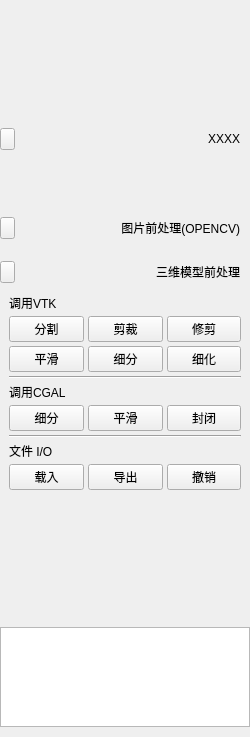
<?xml version="1.0" encoding="UTF-8"?>
<ui version="4.0">
 <class>FormLeft</class>
 <widget class="QWidget" name="FormLeft">
  <property name="geometry">
   <rect>
    <x>0</x>
    <y>0</y>
    <width>250</width>
    <height>737</height>
   </rect>
  </property>
  <property name="maximumSize">
   <size>
    <width>250</width>
    <height>16777215</height>
   </size>
  </property>
  <property name="windowTitle">
   <string>Form</string>
  </property>
  <layout class="QVBoxLayout" name="verticalLayout_2" stretch="0,0,0,0,0,0,0,0,0">
   <property name="spacing">
    <number>2</number>
   </property>
   <property name="leftMargin">
    <number>0</number>
   </property>
   <property name="topMargin">
    <number>0</number>
   </property>
   <property name="rightMargin">
    <number>0</number>
   </property>
   <property name="bottomMargin">
    <number>10</number>
   </property>
   <item>
    <layout class="QHBoxLayout" name="horizontalLayout_10" stretch="1">
     <property name="leftMargin">
      <number>6</number>
     </property>
     <property name="topMargin">
      <number>6</number>
     </property>
     <property name="rightMargin">
      <number>6</number>
     </property>
     <property name="bottomMargin">
      <number>20</number>
     </property>
     <item>
      <widget class="SliderBar" name="slider_bar" native="true">
       <property name="minimumSize">
        <size>
         <width>0</width>
         <height>100</height>
        </size>
       </property>
       <property name="maximumSize">
        <size>
         <width>16777215</width>
         <height>16777215</height>
        </size>
       </property>
      </widget>
     </item>
    </layout>
   </item>
   <item>
    <layout class="QHBoxLayout" name="horizontalLayout_9">
     <property name="spacing">
      <number>0</number>
     </property>
     <property name="leftMargin">
      <number>0</number>
     </property>
     <property name="topMargin">
      <number>0</number>
     </property>
     <property name="bottomMargin">
      <number>0</number>
     </property>
     <item>
      <widget class="QPushButton" name="btn_menubar1">
       <property name="minimumSize">
        <size>
         <width>15</width>
         <height>0</height>
        </size>
       </property>
       <property name="maximumSize">
        <size>
         <width>15</width>
         <height>30</height>
        </size>
       </property>
       <property name="text">
        <string/>
       </property>
       <property name="checkable">
        <bool>true</bool>
       </property>
       <property name="checked">
        <bool>false</bool>
       </property>
       <property name="autoRepeat">
        <bool>false</bool>
       </property>
       <property name="autoExclusive">
        <bool>false</bool>
       </property>
       <property name="background_color" stdset="0">
        <string>1</string>
       </property>
       <property name="CustomStyle" stdset="0">
        <string>switch</string>
       </property>
      </widget>
     </item>
     <item>
      <widget class="QLabel" name="label_menubar1">
       <property name="maximumSize">
        <size>
         <width>235</width>
         <height>16777215</height>
        </size>
       </property>
       <property name="text">
        <string>XXXX   </string>
       </property>
       <property name="alignment">
        <set>Qt::AlignRight|Qt::AlignTrailing|Qt::AlignVCenter</set>
       </property>
       <property name="border_no" stdset="0">
        <bool>true</bool>
       </property>
       <property name="background_color" stdset="0">
        <string>1</string>
       </property>
      </widget>
     </item>
    </layout>
   </item>
   <item>
    <widget class="QWidget" name="widget_menubar1" native="true">
     <property name="maximumSize">
      <size>
       <width>250</width>
       <height>16777215</height>
      </size>
     </property>
     <property name="background_color" stdset="0">
      <string>2</string>
     </property>
     <layout class="QVBoxLayout" name="verticalLayout_5">
      <item>
       <widget class="CpuMemoryLabel" name="label_cpu">
        <property name="sizePolicy">
         <sizepolicy hsizetype="Preferred" vsizetype="Preferred">
          <horstretch>0</horstretch>
          <verstretch>0</verstretch>
         </sizepolicy>
        </property>
        <property name="minimumSize">
         <size>
          <width>0</width>
          <height>45</height>
         </size>
        </property>
        <property name="maximumSize">
         <size>
          <width>16777215</width>
          <height>45</height>
         </size>
        </property>
        <property name="text">
         <string/>
        </property>
        <property name="alignment">
         <set>Qt::AlignCenter</set>
        </property>
        <property name="border_no" stdset="0">
         <bool>true</bool>
        </property>
       </widget>
      </item>
     </layout>
    </widget>
   </item>
   <item>
    <layout class="QHBoxLayout" name="horizontalLayout_15">
     <property name="spacing">
      <number>0</number>
     </property>
     <property name="leftMargin">
      <number>0</number>
     </property>
     <property name="topMargin">
      <number>0</number>
     </property>
     <property name="bottomMargin">
      <number>0</number>
     </property>
     <item>
      <widget class="QPushButton" name="btn_menubar2">
       <property name="minimumSize">
        <size>
         <width>15</width>
         <height>0</height>
        </size>
       </property>
       <property name="maximumSize">
        <size>
         <width>15</width>
         <height>30</height>
        </size>
       </property>
       <property name="autoFillBackground">
        <bool>true</bool>
       </property>
       <property name="text">
        <string/>
       </property>
       <property name="checkable">
        <bool>true</bool>
       </property>
       <property name="checked">
        <bool>false</bool>
       </property>
       <property name="autoDefault">
        <bool>false</bool>
       </property>
       <property name="default">
        <bool>false</bool>
       </property>
       <property name="flat">
        <bool>false</bool>
       </property>
       <property name="background_color" stdset="0">
        <string>1</string>
       </property>
       <property name="CustomStyle" stdset="0">
        <string>switch</string>
       </property>
      </widget>
     </item>
     <item>
      <widget class="QLabel" name="label_menubar2">
       <property name="maximumSize">
        <size>
         <width>235</width>
         <height>16777215</height>
        </size>
       </property>
       <property name="cursor">
        <cursorShape>ArrowCursor</cursorShape>
       </property>
       <property name="text">
        <string>图片前处理(OPENCV)   </string>
       </property>
       <property name="alignment">
        <set>Qt::AlignRight|Qt::AlignTrailing|Qt::AlignVCenter</set>
       </property>
       <property name="border_no" stdset="0">
        <bool>true</bool>
       </property>
       <property name="background_color" stdset="0">
        <string>1</string>
       </property>
      </widget>
     </item>
    </layout>
   </item>
   <item>
    <widget class="QWidget" name="widget_menubar2" native="true">
     <property name="maximumSize">
      <size>
       <width>250</width>
       <height>16777215</height>
      </size>
     </property>
     <property name="background_color" stdset="0">
      <string>2</string>
     </property>
     <layout class="QVBoxLayout" name="verticalLayout_4" stretch="0">
      <property name="spacing">
       <number>4</number>
      </property>
      <property name="leftMargin">
       <number>9</number>
      </property>
      <property name="topMargin">
       <number>9</number>
      </property>
      <property name="rightMargin">
       <number>9</number>
      </property>
      <property name="bottomMargin">
       <number>9</number>
      </property>
      <item>
       <widget class="QWidget" name="widget_2" native="true">
        <layout class="QVBoxLayout" name="verticalLayout_3">
         <property name="leftMargin">
          <number>0</number>
         </property>
         <property name="topMargin">
          <number>0</number>
         </property>
         <property name="rightMargin">
          <number>0</number>
         </property>
         <property name="bottomMargin">
          <number>0</number>
         </property>
        </layout>
       </widget>
      </item>
     </layout>
    </widget>
   </item>
   <item>
    <layout class="QHBoxLayout" name="horizontalLayout_16">
     <property name="spacing">
      <number>0</number>
     </property>
     <property name="leftMargin">
      <number>0</number>
     </property>
     <property name="topMargin">
      <number>0</number>
     </property>
     <property name="bottomMargin">
      <number>0</number>
     </property>
     <item>
      <widget class="QPushButton" name="btn_menubar3">
       <property name="minimumSize">
        <size>
         <width>15</width>
         <height>0</height>
        </size>
       </property>
       <property name="maximumSize">
        <size>
         <width>15</width>
         <height>30</height>
        </size>
       </property>
       <property name="text">
        <string/>
       </property>
       <property name="checkable">
        <bool>true</bool>
       </property>
       <property name="background_color" stdset="0">
        <string>1</string>
       </property>
       <property name="CustomStyle" stdset="0">
        <string>switch</string>
       </property>
      </widget>
     </item>
     <item>
      <widget class="QLabel" name="label_menubar3">
       <property name="maximumSize">
        <size>
         <width>235</width>
         <height>16777215</height>
        </size>
       </property>
       <property name="text">
        <string>三维模型前处理   </string>
       </property>
       <property name="alignment">
        <set>Qt::AlignRight|Qt::AlignTrailing|Qt::AlignVCenter</set>
       </property>
       <property name="border_no" stdset="0">
        <bool>true</bool>
       </property>
       <property name="background_color" stdset="0">
        <string>1</string>
       </property>
      </widget>
     </item>
    </layout>
   </item>
   <item>
    <widget class="QWidget" name="widget_menubar3" native="true">
     <property name="maximumSize">
      <size>
       <width>250</width>
       <height>16777215</height>
      </size>
     </property>
     <property name="background_color" stdset="0">
      <string>2</string>
     </property>
     <layout class="QVBoxLayout" name="verticalLayout_6" stretch="0,0,0,0,0,0,0,0,0">
      <property name="spacing">
       <number>4</number>
      </property>
      <item>
       <widget class="QLabel" name="label">
        <property name="text">
         <string>调用VTK</string>
        </property>
        <property name="border_no" stdset="0">
         <bool>true</bool>
        </property>
       </widget>
      </item>
      <item>
       <layout class="QHBoxLayout" name="horizontalLayout_18">
        <property name="leftMargin">
         <number>0</number>
        </property>
        <property name="topMargin">
         <number>0</number>
        </property>
        <item>
         <widget class="QPushButton" name="btn_division">
          <property name="text">
           <string>分割</string>
          </property>
         </widget>
        </item>
        <item>
         <widget class="QPushButton" name="btn_line_clipper">
          <property name="text">
           <string>剪裁</string>
          </property>
         </widget>
        </item>
        <item>
         <widget class="QPushButton" name="btn_cut">
          <property name="text">
           <string>修剪</string>
          </property>
         </widget>
        </item>
        <item>
         <spacer name="horizontalSpacer_5">
          <property name="orientation">
           <enum>Qt::Horizontal</enum>
          </property>
          <property name="sizeHint" stdset="0">
           <size>
            <width>40</width>
            <height>20</height>
           </size>
          </property>
         </spacer>
        </item>
       </layout>
      </item>
      <item>
       <layout class="QHBoxLayout" name="horizontalLayout_22">
        <property name="leftMargin">
         <number>0</number>
        </property>
        <property name="topMargin">
         <number>0</number>
        </property>
        <item>
         <widget class="QPushButton" name="btn_smoothing">
          <property name="text">
           <string>平滑</string>
          </property>
         </widget>
        </item>
        <item>
         <widget class="QPushButton" name="btn_subdivision">
          <property name="text">
           <string>细分</string>
          </property>
         </widget>
        </item>
        <item>
         <widget class="QPushButton" name="btn_refine">
          <property name="text">
           <string>细化</string>
          </property>
         </widget>
        </item>
        <item>
         <spacer name="horizontalSpacer_7">
          <property name="orientation">
           <enum>Qt::Horizontal</enum>
          </property>
          <property name="sizeHint" stdset="0">
           <size>
            <width>40</width>
            <height>20</height>
           </size>
          </property>
         </spacer>
        </item>
       </layout>
      </item>
      <item>
       <widget class="Line" name="line">
        <property name="orientation">
         <enum>Qt::Horizontal</enum>
        </property>
       </widget>
      </item>
      <item>
       <widget class="QLabel" name="label_2">
        <property name="text">
         <string>调用CGAL</string>
        </property>
        <property name="border_no" stdset="0">
         <bool>true</bool>
        </property>
       </widget>
      </item>
      <item>
       <layout class="QHBoxLayout" name="horizontalLayout_20">
        <property name="leftMargin">
         <number>0</number>
        </property>
        <property name="topMargin">
         <number>0</number>
        </property>
        <item>
         <widget class="QPushButton" name="btn_cgal_subdivision">
          <property name="text">
           <string>细分</string>
          </property>
         </widget>
        </item>
        <item>
         <widget class="QPushButton" name="btn_cgal_smoothing">
          <property name="text">
           <string>平滑</string>
          </property>
         </widget>
        </item>
        <item>
         <widget class="QPushButton" name="btn_cgal_fill">
          <property name="text">
           <string>封闭</string>
          </property>
         </widget>
        </item>
        <item>
         <spacer name="horizontalSpacer_2">
          <property name="orientation">
           <enum>Qt::Horizontal</enum>
          </property>
          <property name="sizeHint" stdset="0">
           <size>
            <width>40</width>
            <height>20</height>
           </size>
          </property>
         </spacer>
        </item>
       </layout>
      </item>
      <item>
       <widget class="Line" name="line_2">
        <property name="orientation">
         <enum>Qt::Horizontal</enum>
        </property>
       </widget>
      </item>
      <item>
       <widget class="QLabel" name="label_3">
        <property name="text">
         <string>文件 I/O</string>
        </property>
        <property name="border_no" stdset="0">
         <bool>true</bool>
        </property>
       </widget>
      </item>
      <item>
       <layout class="QHBoxLayout" name="horizontalLayout_21">
        <property name="leftMargin">
         <number>0</number>
        </property>
        <property name="topMargin">
         <number>0</number>
        </property>
        <item>
         <widget class="QPushButton" name="btn_readstl">
          <property name="text">
           <string>载入</string>
          </property>
         </widget>
        </item>
        <item>
         <widget class="QPushButton" name="btn_writestl">
          <property name="text">
           <string>导出</string>
          </property>
         </widget>
        </item>
        <item>
         <widget class="QPushButton" name="btn_undo">
          <property name="text">
           <string>撤销</string>
          </property>
         </widget>
        </item>
        <item>
         <spacer name="horizontalSpacer">
          <property name="orientation">
           <enum>Qt::Horizontal</enum>
          </property>
          <property name="sizeHint" stdset="0">
           <size>
            <width>40</width>
            <height>20</height>
           </size>
          </property>
         </spacer>
        </item>
       </layout>
      </item>
     </layout>
    </widget>
   </item>
   <item>
    <spacer name="verticalSpacer_2">
     <property name="orientation">
      <enum>Qt::Vertical</enum>
     </property>
     <property name="sizeType">
      <enum>QSizePolicy::Expanding</enum>
     </property>
     <property name="sizeHint" stdset="0">
      <size>
       <width>20</width>
       <height>40</height>
      </size>
     </property>
    </spacer>
   </item>
   <item>
    <widget class="QTextEdit" name="textedit_information">
     <property name="minimumSize">
      <size>
       <width>0</width>
       <height>100</height>
      </size>
     </property>
     <property name="maximumSize">
      <size>
       <width>250</width>
       <height>100</height>
      </size>
     </property>
     <property name="readOnly">
      <bool>true</bool>
     </property>
     <property name="html">
      <string>&lt;!DOCTYPE HTML PUBLIC &quot;-//W3C//DTD HTML 4.0//EN&quot; &quot;http://www.w3.org/TR/REC-html40/strict.dtd&quot;&gt;
&lt;html&gt;&lt;head&gt;&lt;meta name=&quot;qrichtext&quot; content=&quot;1&quot; /&gt;&lt;style type=&quot;text/css&quot;&gt;
p, li { white-space: pre-wrap; }
&lt;/style&gt;&lt;/head&gt;&lt;body style=&quot; font-family:'Ubuntu'; font-size:11pt; font-weight:400; font-style:normal;&quot;&gt;
&lt;p style=&quot;-qt-paragraph-type:empty; margin-top:0px; margin-bottom:0px; margin-left:0px; margin-right:0px; -qt-block-indent:0; text-indent:0px;&quot;&gt;&lt;br /&gt;&lt;/p&gt;&lt;/body&gt;&lt;/html&gt;</string>
     </property>
    </widget>
   </item>
  </layout>
 </widget>
 <customwidgets>
  <customwidget>
   <class>CpuMemoryLabel</class>
   <extends>QLabel</extends>
   <header>cpumemorylabel.h</header>
  </customwidget>
  <customwidget>
   <class>SliderBar</class>
   <extends>QWidget</extends>
   <header>sliderbar.h</header>
   <container>1</container>
  </customwidget>
 </customwidgets>
 <resources/>
 <connections/>
</ui>
